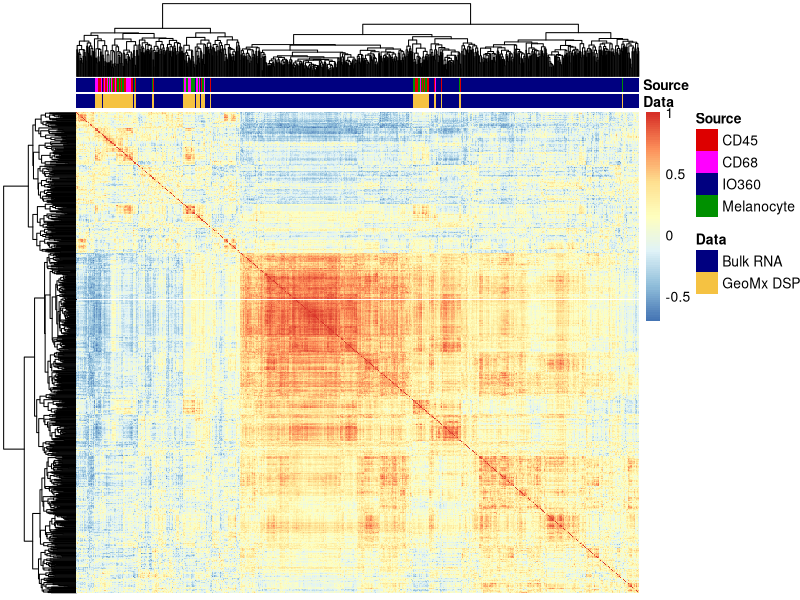
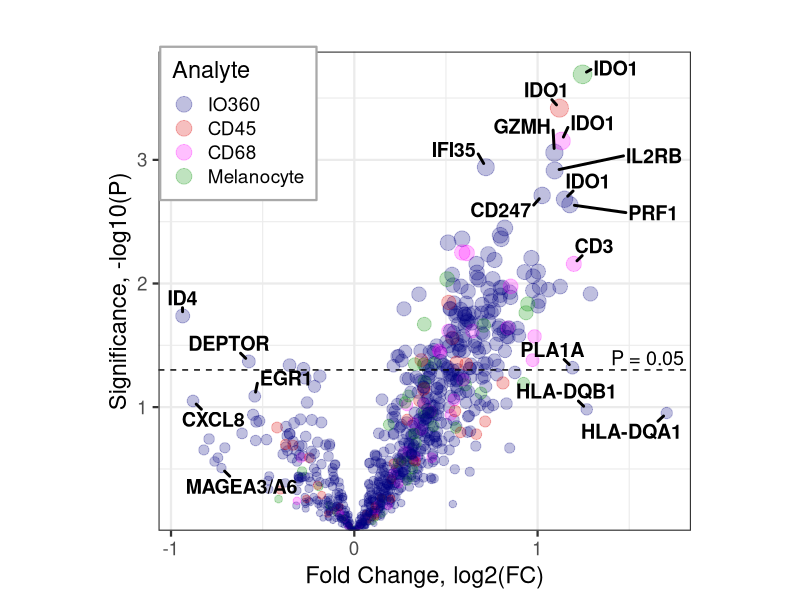
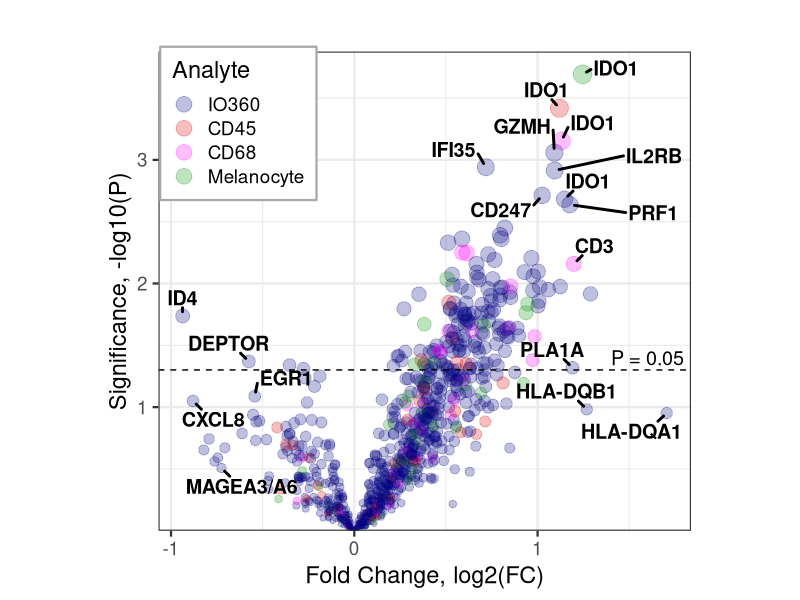
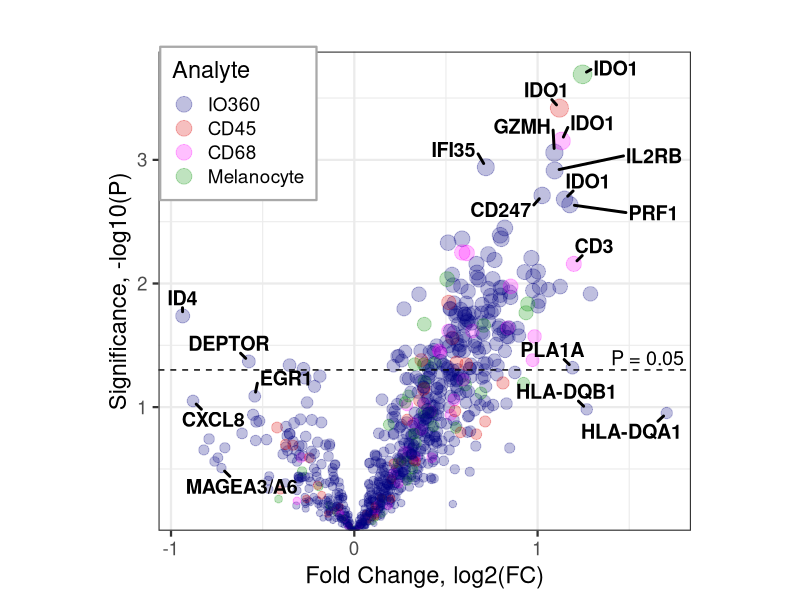
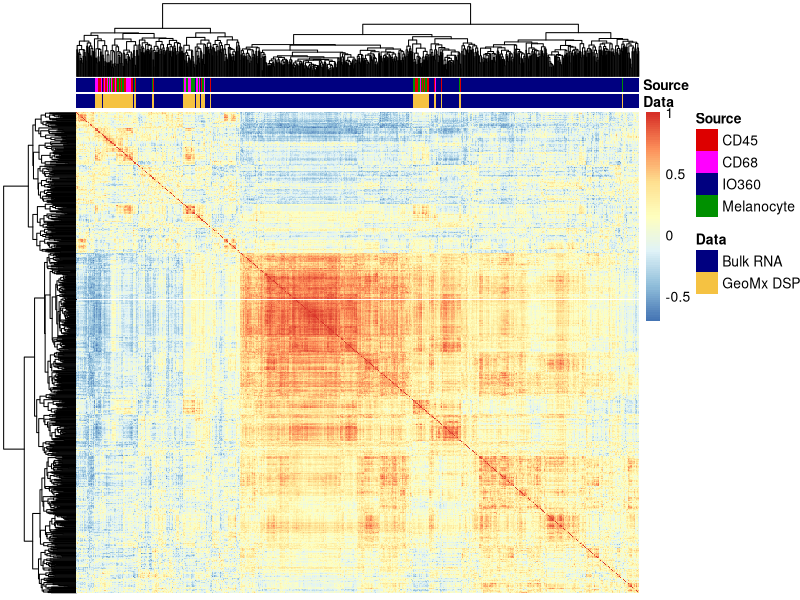
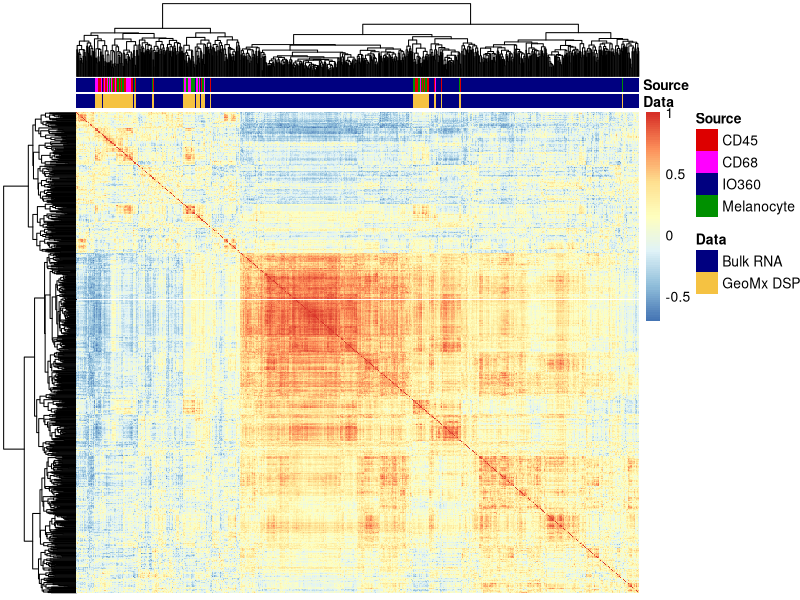
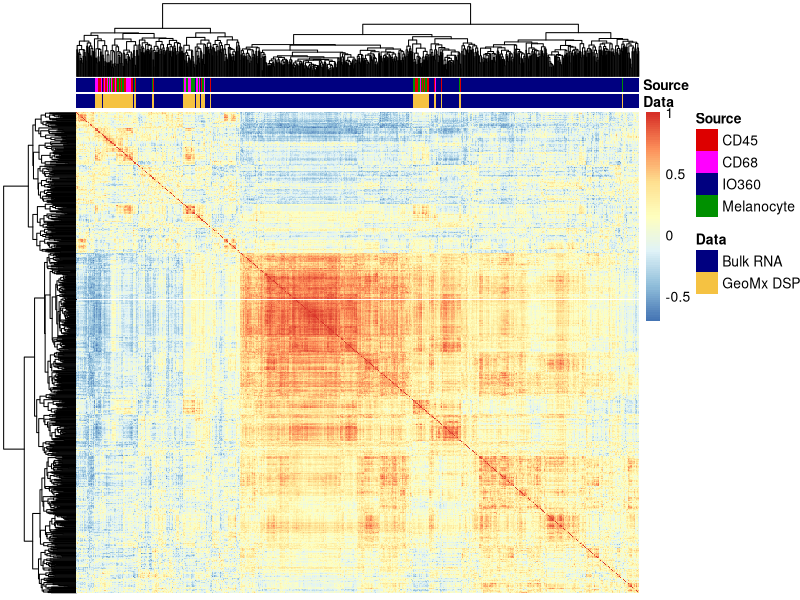

Write the R code that produced these figures, in order.
##########################################
# Collaboration: TSCOL_0137
#   Senior PI: David Rimm
#   Lead Investigator: Ioannis Vathiotis
# Jason Reeves

# Copyright (C) 2020, NanoString Technologies, Inc.
#
# This program is free software: you can redistribute it and/or modify it under
# the terms of the GNU General Public License as published by the Free Software
# Foundation, either version 3 of the License, or (at your option) any later
# version.
#
# This program is distributed in the hope that it will be useful, but WITHOUT
# ANY WARRANTY; without even the implied warranty of MERCHANTABILITY or FITNESS
# FOR A PARTICULAR PURPOSE.  See the GNU General Public License for more
# details.
#
# You should have received a copy of the GNU General Public License along with
# this program.  If not, see https://www.gnu.org/licenses/.

# Inputs needed: graphing_adjusted_log2_expression_data_WITH DSP.xlsx
##########################################

##########################################
# Libraries
##########################################
library(readxl)
library(ggplot2)
library(ggrepel)
library(pheatmap)

##########################
#### Custom Functions ####

# mean_geo: compute the geometric mean of linear count data
mean_geo <- function(x,
                     na.rm=TRUE) {
  exp(sum(log(x[x > 0]), na.rm=na.rm) / length(x))
}

######################
#### Data Loading ####

#### 0.1: Load data ####
annot <- as.data.frame(read_xlsx(path = 'data/graphing_adjusted_log2_expression_data_WITH DSP.xlsx',
                                 sheet = 5))
targetannot <- as.data.frame(read_xlsx(path = 'data/graphing_adjusted_log2_expression_data_WITH DSP.xlsx',
                                       sheet = 6))
targetannot <- targetannot[,1:7]
data <- as.data.frame(read_xlsx(path = 'data/graphing_adjusted_log2_expression_data_WITH DSP.xlsx',
                                sheet = 2))
rownames(data) <- data$Target
data <- data[,-1]

#### 0.2: transform DSP data & update annotations ####
data[targetannot$Overall == 'DSP',] <- log2(data[targetannot$Overall == 'DSP',])
annot$Response.NS <- factor(annot$Response.NS, levels = c('NR','R'))
targetannot$run <- ifelse(grepl('2nd_run_', rownames(data)),'Run 2',
                          ifelse(targetannot$Overall == 'IO360',
                                 'Bulk','Run 1'))

#### 0.3: mean center expression from DSP runs ####
data_orig <- data
targetannot_orig <- targetannot
dsp_genes <- sort(targetannot$Gene[targetannot$run == 'Run 1' & targetannot$Source == 'CD45'])
for(comp in c('CD45','CD68','Melanocyte')) {
  mean_df <- matrix(data = NA, nrow = length(dsp_genes), ncol = ncol(data),
                    dimnames = list(row = dsp_genes, col = colnames(data)))
  for(g in dsp_genes) {
    r1 <- data[targetannot$Gene == g & targetannot$run == 'Run 1' & targetannot$Source == comp, ]
    r2 <- data[targetannot$Gene == g & targetannot$run == 'Run 2' & targetannot$Source == comp, ]
    rep_mean <- colMeans(rbind(r1, r2), na.rm = T)
    mean_df[g, ] <- rep_mean
  }
  rownames(mean_df) <- paste0('Mean_',dsp_genes,'_',comp)
  mean_ann <- targetannot[targetannot$Source == comp & targetannot$run == 'Run 1', ]
  mean_ann$run <- 'Mean DSP'
  mean_ann$Gene <- dsp_genes
  mean_ann$Target <- paste0('Mean_',dsp_genes,'_',comp)
  targetannot <- rbind(targetannot, mean_ann)
  data <- rbind(data, mean_df)
}

rm(list = c('mean_df','mean_ann','r1','r2','rep_mean'))

##############################################
#### Section 1: DE of IO 360 and DSP data ####

#### 1.1 Response Analysis (Univariate) ####
# build data tables and run univariate analysis
out_R <- data.frame(target = targetannot$Target)
out_R$pval <- unlist(apply(data, 1, function(x) {
  mod <- lm(formula = unlist(x) ~ annot$Response.NS)
  coef(summary(mod))[2,4]
}))
out_R$FC <- unlist(apply(data, 1, function(x) {
  mod <- lm(formula = unlist(x) ~ annot$Response.NS)
  coef(summary(mod))[2,1]
}))

# merge with annotations
out_R <- merge(out_R, targetannot, by.x = 1, by.y = 1)
out_R$Source <- factor(out_R$Source, levels = c('IO360','CD45','CD68','Melanocyte'))
# remove technical controls
out_R <- subset(out_R, !grepl('IgG', Gene))

#### 1.2 Graph Objective Response DE Results ####
OR_VP <- ggplot(subset(out_R, run %in% c('Bulk','Mean DSP')),
                aes(x = FC, y = -log10(pval),
                    color = Source, size = -log10(pval),
                    label = Gene)) +
  geom_point(alpha = 0.25) +
  theme_bw(base_size = 17) +
  labs(title = '', y = 'Significance, -log10(P)', x = 'Fold Change, log2(FC)') +
  scale_y_continuous(expand = expansion(mult = c(0, 0.05))) +
  geom_text_repel(data = subset(out_R, run %in% c('Bulk','Mean DSP') &
                                  (FC < -0.5 | FC > 1 | pval < 0.01)),
                  color = 'black', size = 5, fontface = 'bold',
                  segment.size = 1, box.padding = .45, min.segment.length = .1,
                  point.padding = .3) +
  scale_color_manual(values = c(CD45 = '#DD0000',
                                CD68 = '#FF00FF',
                                Melanocyte = '#009000',
                                IO360 = '#000080')) +
  guides(color = guide_legend(title = 'Analyte', override.aes = list(size = 5)), size = FALSE) +
  geom_hline(yintercept = -log10(0.05), lty = 'dashed', color = 'black') +
  annotate(geom = 'text', x = 1.6, y = 1.4, label = 'P = 0.05', size = 5) +
  theme(legend.position = c(0.15,0.85), aspect.ratio = 0.9,
        legend.background = element_rect(color = 'darkgray', fill = 'white'))

#### 1.3 Save DE Results ####
dir.create("figs/")
dir.create("figs/tiff")
dir.create("figs/svg")
dir.create("figs/jpg")
ggsave(OR_VP, filename = 'figs/tiff/Figure3.tiff', width = 8, height = 8, dpi = 300)
ggsave(OR_VP, filename = 'figs/svg/Figure3.svg', width = 8, height = 8, dpi = 300)
ggsave(OR_VP, filename = 'figs/jpg/Figure3.jpg', width = 8, height = 8, dpi = 300)

#############################
#### 2.0 Correlation Map ####

#### 2.1: correlation heatmap of genes * genes ####
gene_cor <- cor(t(data[targetannot$run %in% c('Bulk','Mean DSP'), ]), method = 'spearman', use = 'complete')
gene_ann <- data.frame(Source = as.character(targetannot$Source)[targetannot$run %in% c('Bulk','Mean DSP')],
                       D = as.character(targetannot$run)[targetannot$run %in% c('Bulk','Mean DSP')])
gene_ann$Data <- ifelse(gene_ann$D == 'Bulk', 'Bulk RNA', 'GeoMx DSP')
rownames(gene_ann) <- rownames(gene_cor)
cor_heat <- pheatmap(gene_cor,
         annotation_col = gene_ann[,c('Data','Source')],
         show_rownames = F, show_colnames = F,
         clustering_method = 'average',
         annotation_colors = list(Data = c(`Bulk RNA` = '#000080',`GeoMx DSP` = '#F5C242'),
                                  Source = c(CD45 = '#DD0000', CD68 = '#FF00FF',
                                             IO360 = '#000080', Melanocyte = '#009000')))

#### 2.2: Save Files ####
tiff(filename = 'figs/tiff/Figure1.tiff', width = 8, height = 6, units = 'in', res = 300)
grid::grid.newpage()
grid::grid.draw(cor_heat$gtable)
dev.off()

jpeg(filename = 'figs/jpg/Figure1.jpg', width = 8, height = 6, units = 'in', res = 300)
grid::grid.newpage()
grid::grid.draw(cor_heat$gtable)
dev.off()

svg(filename = 'figs/svg/Figure1.svg', width = 8, height = 6)
grid::grid.newpage()
grid::grid.draw(cor_heat$gtable)
dev.off()

########################################
#### 3: Save Workspace Environments ####

out_Surv <- out_R
rm(list = c('comp','cor_heat','dsp_genes','g','gene_ann','gene_cor','mean_geo',
            'OR_VP','out_R','data_orig','targetannot_orig'))
save.image(file = 'data/TSCOL_0137_Initialized.Rdata')
